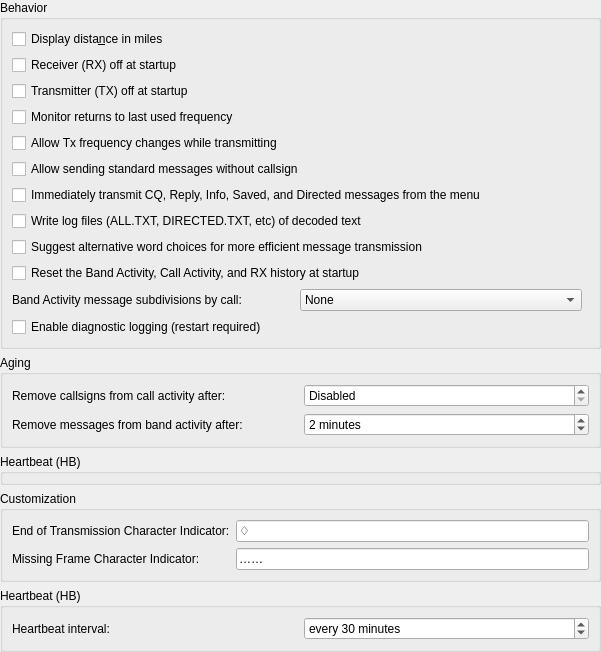
             <widget class="QWidget" name="scrollAreaWidgetContents_2">
              <property name="geometry">
               <rect>
                <x>0</x>
                <y>0</y>
                <width>601</width>
                <height>489</height>
               </rect>
              </property>
              <layout class="QVBoxLayout" name="verticalLayout_26">
               <property name="leftMargin">
                <number>0</number>
               </property>
               <property name="topMargin">
                <number>0</number>
               </property>
               <property name="rightMargin">
                <number>0</number>
               </property>
               <property name="bottomMargin">
                <number>0</number>
               </property>
               <item>
                <widget class="QGroupBox" name="behaviour_group_box">
                 <property name="title">
                  <string>Behavior</string>
                 </property>
                 <layout class="QVBoxLayout" name="verticalLayout_8">
                  <item>
                   <widget class="QCheckBox" name="miles_check_box">
                    <property name="enabled">
                     <bool>true</bool>
                    </property>
                    <property name="toolTip">
                     <string>Show distance to DX station in miles rather than kilometers.</string>
                    </property>
                    <property name="text">
                     <string>Display dista&amp;nce in miles</string>
                    </property>
                   </widget>
                  </item>
                  <item>
                   <widget class="QCheckBox" name="monitor_off_check_box">
                    <property name="toolTip">
                     <string>Don't start decoding until the monitor button is clicked.</string>
                    </property>
                    <property name="text">
                     <string>Receiver (RX) off at startup</string>
                    </property>
                    <property name="checked">
                     <bool>false</bool>
                    </property>
                   </widget>
                  </item>
                  <item>
                   <widget class="QCheckBox" name="transmit_off_check_box">
                    <property name="text">
                     <string>Transmitter (TX) off at startup</string>
                    </property>
                   </widget>
                  </item>
                  <item>
                   <widget class="QCheckBox" name="monitor_last_used_check_box">
                    <property name="visible">
                     <bool>false</bool>
                    </property>
                    <property name="toolTip">
                     <string>&lt;html&gt;&lt;head/&gt;&lt;body&gt;&lt;p&gt;Check this if you wish to automatically return to the last monitored frequency when monitor is enabled, leave it unchecked if you wish to have the current rig frequency maintained.&lt;/p&gt;&lt;/body&gt;&lt;/html&gt;</string>
                    </property>
                    <property name="text">
                     <string>Monitor returns to last used frequency</string>
                    </property>
                   </widget>
                  </item>
                  <item>
                   <widget class="QCheckBox" name="tx_qsy_check_box">
                    <property name="enabled">
                     <bool>true</bool>
                    </property>
                    <property name="toolTip">
                     <string>&lt;html&gt;&lt;head/&gt;&lt;body&gt;&lt;p&gt;Some rigs are not able to process CAT commands while transmitting. This means that if you are operating in split mode you may have to uncheck this option.&lt;/p&gt;&lt;/body&gt;&lt;/html&gt;</string>
                    </property>
                    <property name="text">
                     <string>Allow Tx frequency changes while transmitting</string>
                    </property>
                   </widget>
                  </item>
                  <item>
                   <widget class="QCheckBox" name="avoid_forced_identify_check_box">
                    <property name="text">
                     <string>Allow sending standard messages without callsign</string>
                    </property>
                   </widget>
                  </item>
                  <item>
                   <widget class="QCheckBox" name="transmit_directed_check_box">
                    <property name="text">
                     <string>Immediately transmit CQ, Reply, Info, Saved, and Directed messages from the menu</string>
                    </property>
                   </widget>
                  </item>
                  <item>
                   <widget class="QCheckBox" name="write_logs_check_box">
                    <property name="text">
                     <string>Write log files (ALL.TXT, DIRECTED.TXT, etc) of decoded text</string>
                    </property>
                   </widget>
                  </item>
                  <item>
                   <widget class="QCheckBox" name="spellcheck_check_box">
                    <property name="text">
                     <string>Suggest alternative word choices for more efficient message transmission</string>
                    </property>
                   </widget>
                  </item>
                  <item>
                   <widget class="QCheckBox" name="reset_activity_check_box">
                    <property name="text">
                     <string>Reset the Band Activity, Call Activity, and RX history at startup</string>
                    </property>
                   </widget>
                  </item>
                  <item>
                   <layout class="QHBoxLayout">
                    <item>
                     <widget class="QLabel" name="label_subdivisions">
                      <property name="text">
                       <string>Band Activity message subdivisions by call:</string>
                      </property>
                     </widget>
                    </item>
                    <item>
                     <widget class="QComboBox" name="cbSubdivisions">
                      <item>
                       <property name="text">
                        <string>None</string>
                       </property>
                      </item>
                      <item>
                       <property name="text">
                        <string>2</string>
                       </property>
                      </item>
                      <item>
                       <property name="text">
                        <string>3</string>
                       </property>
                      </item>
                      <item>
                       <property name="text">
                        <string>4</string>
                       </property>
                      </item>
                     </widget>
                    </item>
                    <item>
                     <spacer>
                      <property name="orientation">
                       <enum>Qt::Orientation::Horizontal</enum>
                      </property>
                     </spacer>
                    </item>
                   </layout>
                  </item>
                  <item>
                   <widget class="QCheckBox" name="diagnosticLogging_checkBox">
                    <property name="text">
                     <string>Enable diagnostic logging (restart required)</string>
                    </property>
                   </widget>
                  </item>
                 </layout>
                </widget>
               </item>
               <item>
                <widget class="QGroupBox" name="groupBox_15">
                 <property name="title">
                  <string>Aging</string>
                 </property>
                 <layout class="QVBoxLayout" name="verticalLayout_22">
                  <item>
                   <layout class="QHBoxLayout" name="horizontalLayout_155">
                    <item>
                     <widget class="QLabel" name="ping_label_11">
                      <property name="text">
                       <string>Remove callsigns from call activity after:</string>
                      </property>
                      <property name="buddy">
                       <cstring>callsign_aging_spin_box</cstring>
                      </property>
                     </widget>
                    </item>
                    <item>
                     <widget class="QSpinBox" name="callsign_aging_spin_box">
                      <property name="toolTip">
                       <string>&lt;html&gt;&lt;head/&gt;&lt;body&gt;&lt;p&gt;Number of minutes between unattended pings&lt;/p&gt;&lt;/body&gt;&lt;/html&gt;</string>
                      </property>
                      <property name="specialValueText">
                       <string>Disabled</string>
                      </property>
                      <property name="suffix">
                       <string> minutes</string>
                      </property>
                      <property name="prefix">
                       <string/>
                      </property>
                      <property name="minimum">
                       <number>0</number>
                      </property>
                      <property name="maximum">
                       <number>1440</number>
                      </property>
                      <property name="singleStep">
                       <number>1</number>
                      </property>
                      <property name="value">
                       <number>0</number>
                      </property>
                     </widget>
                    </item>
                   </layout>
                  </item>
                  <item>
                   <layout class="QHBoxLayout" name="horizontalLayout_156">
                    <item>
                     <widget class="QLabel" name="ping_label_12">
                      <property name="text">
                       <string>Remove messages from band activity after:</string>
                      </property>
                      <property name="buddy">
                       <cstring>callsign_aging_spin_box</cstring>
                      </property>
                     </widget>
                    </item>
                    <item>
                     <widget class="QSpinBox" name="activity_aging_spin_box">
                      <property name="toolTip">
                       <string>&lt;html&gt;&lt;head/&gt;&lt;body&gt;&lt;p&gt;Number of minutes between unattended pings&lt;/p&gt;&lt;/body&gt;&lt;/html&gt;</string>
                      </property>
                      <property name="specialValueText">
                       <string>Disabled</string>
                      </property>
                      <property name="suffix">
                       <string> minutes</string>
                      </property>
                      <property name="prefix">
                       <string/>
                      </property>
                      <property name="minimum">
                       <number>0</number>
                      </property>
                      <property name="maximum">
                       <number>1440</number>
                      </property>
                      <property name="singleStep">
                       <number>1</number>
                      </property>
                      <property name="value">
                       <number>2</number>
                      </property>
                     </widget>
                    </item>
                   </layout>
                  </item>
                 </layout>
                </widget>
               </item>
               <item>
                <widget class="QGroupBox" name="heartbeatGroupBox">
                 <property name="visible">
                  <bool>false</bool>
                 </property>
                 <property name="title">
                  <string>Heartbeat (HB)</string>
                 </property>
                </widget>
               </item>
               <item>
                <widget class="QGroupBox" name="groupBox_12">
                 <property name="title">
                  <string>Customization</string>
                 </property>
                 <layout class="QFormLayout" name="formLayout_2">
                  <item row="0" column="0">
                   <widget class="QLabel" name="label_24">
                    <property name="text">
                     <string>End of Transmission Character Indicator:</string>
                    </property>
                   </widget>
                  </item>
                  <item row="0" column="1">
                   <widget class="QLineEdit" name="eot_line_edit">
                    <property name="toolTip">
                     <string>&lt;html&gt;&lt;head/&gt;&lt;body&gt;&lt;p&gt;Character to display when a transmission has been detected to have ended. &lt;/p&gt;&lt;/body&gt;&lt;/html&gt;</string>
                    </property>
                    <property name="text">
                     <string>♢</string>
                    </property>
                    <property name="maxLength">
                     <number>2</number>
                    </property>
                   </widget>
                  </item>
                  <item row="1" column="0">
                   <widget class="QLabel" name="label_32">
                    <property name="text">
                     <string>Missing Frame Character Indicator:</string>
                    </property>
                   </widget>
                  </item>
                  <item row="1" column="1">
                   <widget class="QLineEdit" name="mfi_line_edit">
                    <property name="toolTip">
                     <string>&lt;html&gt;&lt;head/&gt;&lt;body&gt;&lt;p&gt;Character sequence to display when a transmission has been detected to have a missing frame. &lt;/p&gt;&lt;/body&gt;&lt;/html&gt;</string>
                    </property>
                    <property name="text">
                     <string>……</string>
                    </property>
                   </widget>
                  </item>
                 </layout>
                </widget>
               </item>
               <item>
                <spacer name="verticalSpacer_5">
                 <property name="orientation">
                  <enum>Qt::Orientation::Vertical</enum>
                 </property>
                 <property name="sizeHint" stdset="0">
                  <size>
                   <width>20</width>
                   <height>40</height>
                  </size>
                 </property>
                </spacer>
               </item>
               <item>
                <widget class="QGroupBox" name="heartbeatGroupBoxOld">
                 <property name="visible">
                  <bool>false</bool>
                 </property>
                 <property name="title">
                  <string>Heartbeat (HB)</string>
                 </property>
                 <layout class="QVBoxLayout" name="verticalLayout_21">
                  <item>
                   <layout class="QHBoxLayout" name="horizontalLayout_15">
                    <item>
                     <widget class="QLabel" name="ping_label_10">
                      <property name="visible">
                       <bool>false</bool>
                      </property>
                      <property name="text">
                       <string>Heartbeat interval:</string>
                      </property>
                     </widget>
                    </item>
                    <item>
                     <widget class="QSpinBox" name="heartbeat_spin_box">
                      <property name="visible">
                       <bool>false</bool>
                      </property>
                      <property name="toolTip">
                       <string>&lt;html&gt;&lt;head/&gt;&lt;body&gt;&lt;p&gt;Number of minutes between unattended heartbeat transmissions.&lt;/p&gt;&lt;/body&gt;&lt;/html&gt;</string>
                      </property>
                      <property name="specialValueText">
                       <string>Disabled</string>
                      </property>
                      <property name="suffix">
                       <string> minutes</string>
                      </property>
                      <property name="prefix">
                       <string>every </string>
                      </property>
                      <property name="minimum">
                       <number>0</number>
                      </property>
                      <property name="maximum">
                       <number>1440</number>
                      </property>
                      <property name="singleStep">
                       <number>5</number>
                      </property>
                      <property name="value">
                       <number>30</number>
                      </property>
                     </widget>
                    </item>
                   </layout>
                  </item>
                  <item>
                   <spacer name="verticalSpacer_2">
                    <property name="orientation">
                     <enum>Qt::Orientation::Vertical</enum>
                    </property>
                    <property name="sizeHint" stdset="0">
                     <size>
                      <width>20</width>
                      <height>20</height>
                     </size>
                    </property>
                   </spacer>
                  </item>
                 </layout>
                </widget>
               </item>
              </layout>
             </widget>
